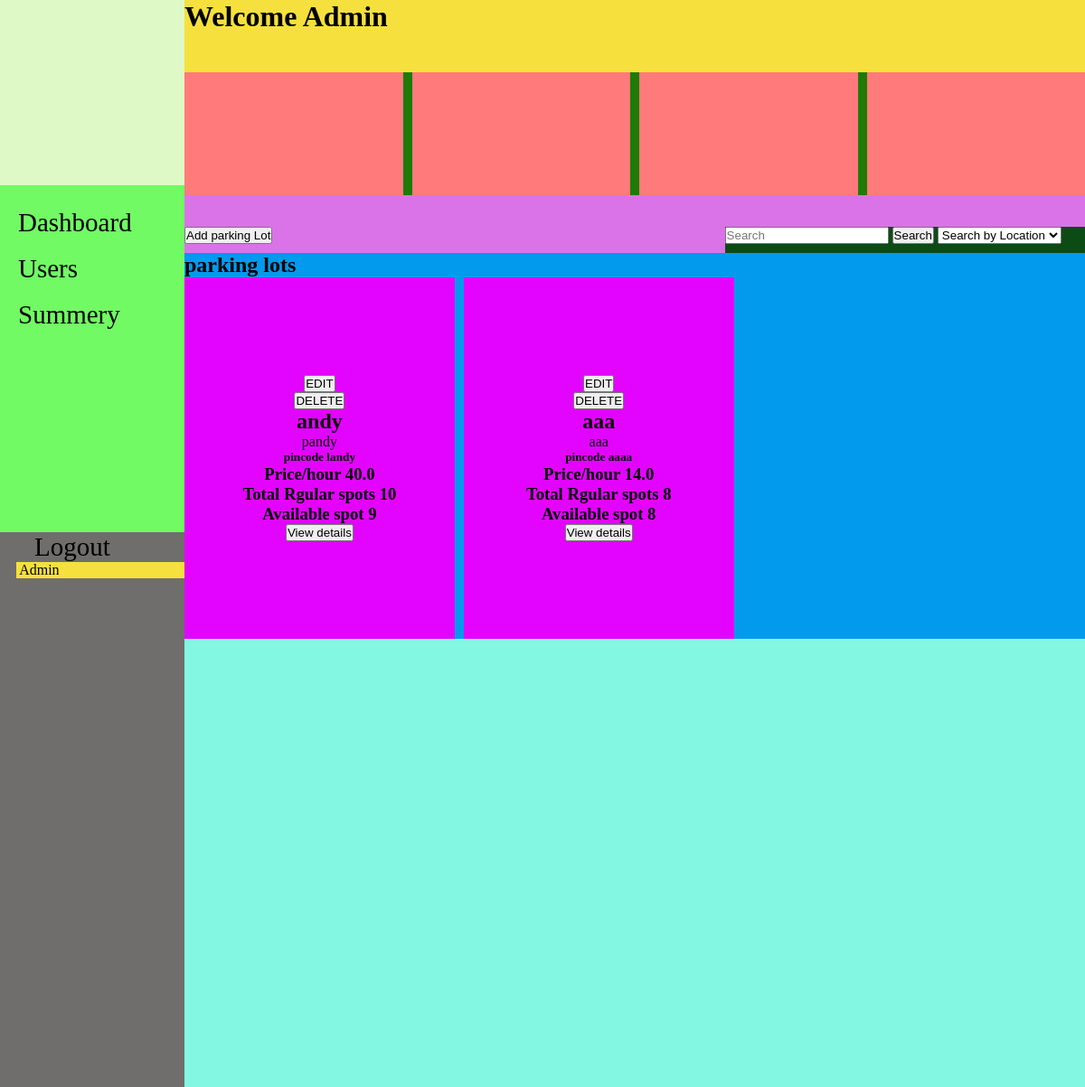
The app's page /admin_dashboard (signed in), older data.
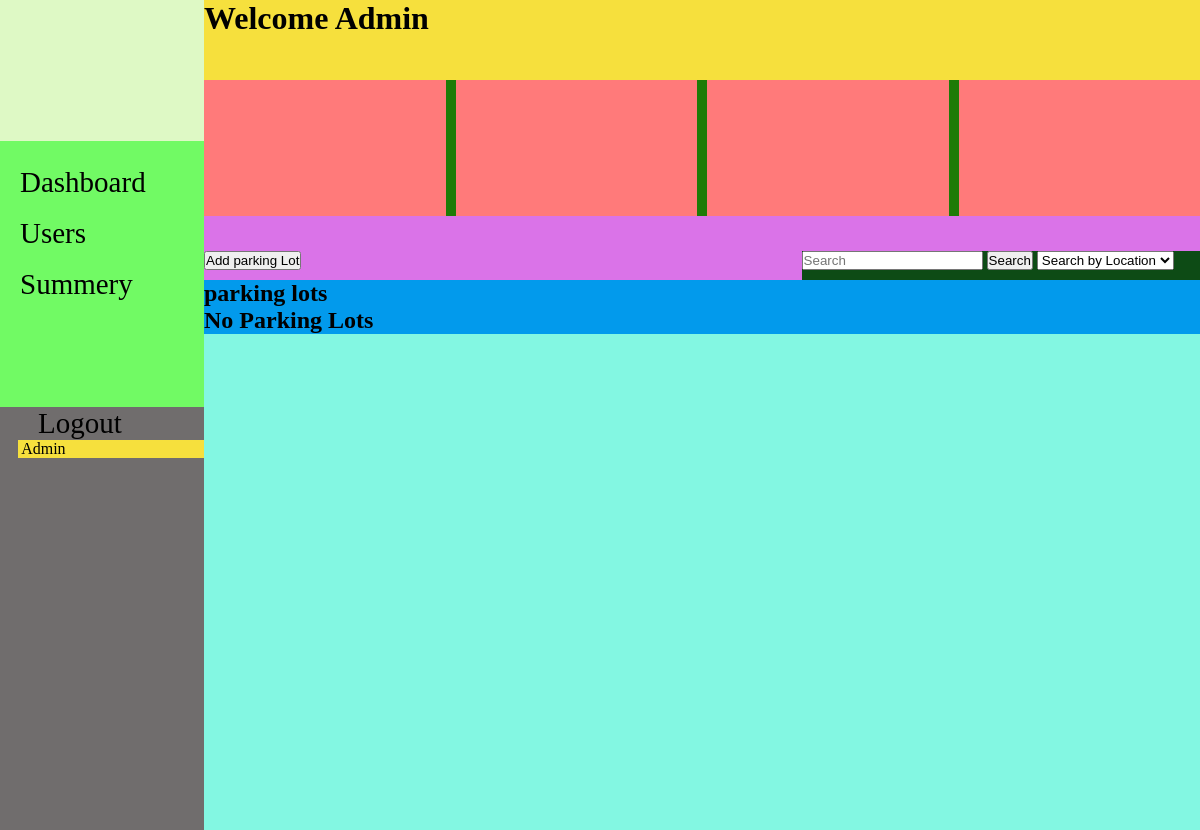
The same page, newer data.
### models/parking_lot.py (models this page shows, shortened)
class ParkingLot(db.Model):
    __tablename__ = 'parking_lots'
    id = db.Column(db.Integer, primary_key=True)
    name= db.Column(db.String(80), unique=True, nullable=False)
    address = db.Column(db.String(200), nullable=False)
    pincode = db.Column(db.String(10), nullable=False)
    hourly_rate = db.Column(db.Float, nullable=False)
    total_spots = db.Column(db.Integer, nullable=False)
    occupied_regular_spots = db.Column(db.Integer, default=0)
    occupied_ev_spots = db.Column(db.Integer, default=0)
    ev_spots = db.Column(db.Integer, default=0)
    ev_charging_rate = db.Column(db.Float, nullable=True)
    opening_time = db.Column(db.String(10), nullable=True)
    closing_time = db.Column(db.String(10), nullable=True)
    is_24_hours = db.Column(db.Boolean, default=False)
    description = db.Column(db.String(200), nullable=True)

### routes/admin.py (the view)
@admin_bp.route('/admin_dashboard')
@login_required
@admin_required
def admin_dashboard():
    lots=ParkingLot.query.all()
    lot_id=request.args.get('lot_id')
    lot = None
    if lot_id:
        lot=ParkingLot.query.filter_by(id=lot_id).first()
    return render_template('admin_dashboard.html',lots=lots,lot=lot)

### Templates/admin_dashboard.html (shortened to what this page needs)
    {%extends "base.html" %}
    {%block style%}
    <link rel="stylesheet" href="{{url_for('static',filename='css/admin_dashboard.css')}}">
    {%endblock%}
    {%block content %}
    <div class="page-1">
        <div class="side-bar">
            <div class="side-bar-upper">
            </div>
            <div class="side-bar-lower">
                <div class="side-bar-lower-item">
                    <a href="admin_dashboard.html">Dashboard</a>
                </div>
                <div class="side-bar-lower-item">
                    <a href="admin_users.html">Users</a>
                </div>
                <div class="side-bar-lower-item">
                    <a href="admin_products.html">Summery</a>
                </div>
            </div>
            <div class="logout side-bar-lower-item">
                <a href="{{url_for('auth.logout')}}">
                    <span>Logout</span>
                </a>
            </div>
                <div class="profile ">
                    <span>Admin</span>
                </div>
        </div>
        <div class="right-side">
            <div class="div-1">
                <h1>Welcome Admin</h1>
            </div>
            <div class="div-2">
                <div class="div-2-item">
                </div>
                <div class="div-2-item">
                </div>
                <div class="div-2-item">
                </div>
                <div class="div-2-item">
                </div>
            </div>
            <div class="div-3">
                <div class="div-3-item-1">
                    <button id="add_parking_lot">Add parking Lot</button>
                </div>
                <div class="div-3-item-2">
                    <input type="search" name="search" id="" placeholder="Search">
                    <button>Search</button>
                    <select>
                        <option>Search by Location</option>
                    </select>
                </div>
            </div>
            <div class="div-4">
                <div class="div-4-heading">
                    <h2>parking lots</h2>
                </div>
                <div class="div-4-parking-lots-cards">
                    {% if not lots %}
                    <h2>No Parking Lots </h2>
                    {% endif %}
                    {%for lot in lots %}
                    <div class="div-4-card">
                        <a href="{{ url_for('admin.admin_dashboard', lot_id=lot.id) }}">
                            <button class="edit-lot">EDIT</button>
                        </a>
                        <a href="{{ url_for('parking.delete_lot', lot_id=lot.id) }}">
                            <button class="edit-lot">DELETE</button>
                        </a>
                        <h2>{{ lot.name }}</h2>
                        <p>{{ lot.address }}</p>
                        <h5>pincode {{ lot.pincode }}</h5>
                        <h3>Price/hour {{ lot.hourly_rate}}</h3>
                        <h3>Total Rgular spots {{lot.total_spots}}</h3>
                        <h3>Available spot {{lot.total_spots-lot.occupied_regular_spots}}</h3>
                        <form action="{{url_for('parking.view_details')}}" method="post">
                            <button>View details</button>
                        </form>
                    </div>
                    {%endfor%}
                </div>
            </div>
            <div class="div-5"></div>
        </div>
    </div>
    {%endblock%}

Row changes from the older to the newer data that the page shows:
removed ParkingLot: name "andy", address "pandy", pincode "landy", hourly_rate "40.0", total_spots "10", lot.total_spots-lot.occupied_regular_spots "9"
removed ParkingLot: name "aaa", address "aaa", pincode "aaaa", hourly_rate "14.0", total_spots "8", lot.total_spots-lot.occupied_regular_spots "8"
Text that changed along with them:
text now shown: "No Parking Lots"
